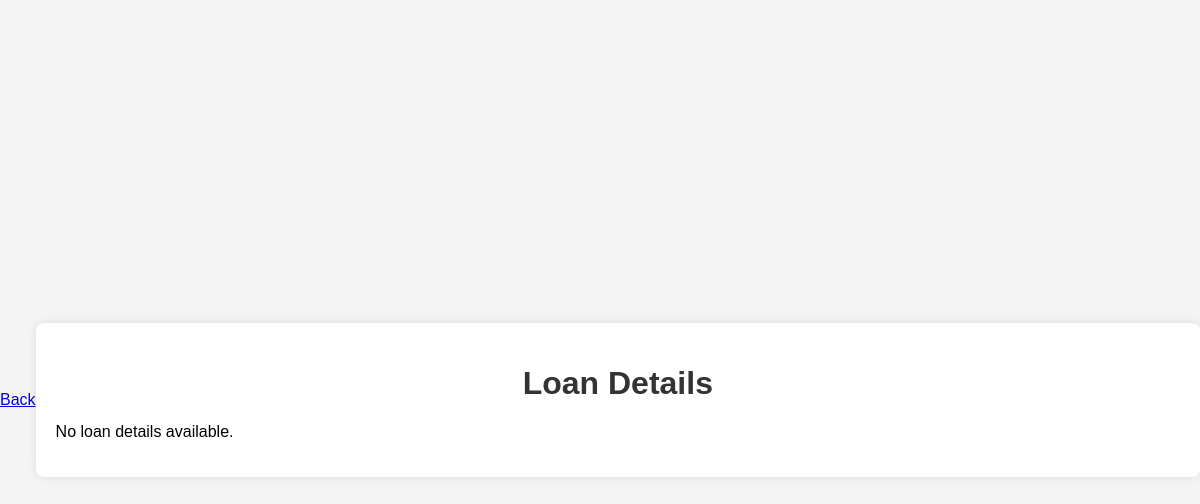
Page /loan_details/ on the earlier database version.
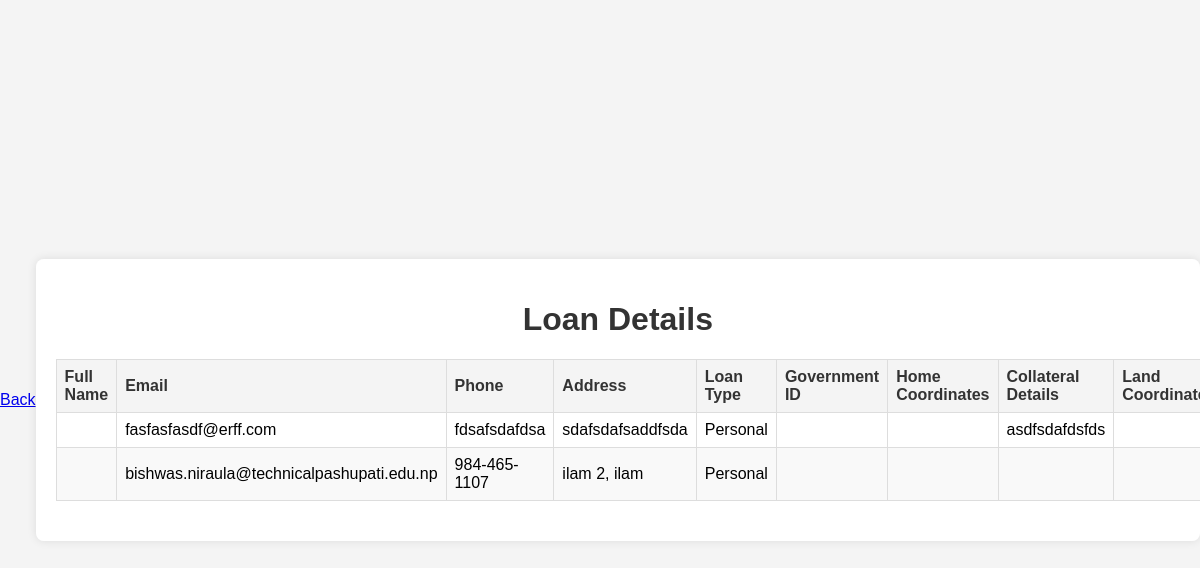
Same page on the later database version.
### recon/models.py (models this page shows, shortened)
class LoanApplication(models.Model):
    PERSONAL = 'Personal'
    INSTITUTIONAL = 'Institutional'
    LOAN_TYPE_CHOICES = [
        (PERSONAL, 'Personal'),
        (INSTITUTIONAL, 'Institutional'),
    ]
    name = models.CharField(max_length=100)
    email = models.EmailField()
    phone = models.CharField(max_length=15)
    address = models.TextField()
    loan_type = models.CharField(max_length=50, choices=LOAN_TYPE_CHOICES)
    govt_id_type = models.CharField(max_length=100)
    govt_id_number = models.CharField(max_length=100)
    govt_id_upload = models.ImageField(upload_to='govt_ids/')
    photo_capture = models.ImageField(upload_to='photos/', null=True, blank=True)
    home_coordinates = models.CharField(max_length=100)
    collateral_type = models.CharField(max_length=50)
    collateral_coordinates = models.CharField(max_length=100, null=True, blank=True)
    collateral_details = models.TextField(null=True, blank=True)

### recon/views.py (the view)
# urls.py: path('loan_details/', loan_details, name='loan_details'),
def loan_details(request):
    loans = LoanApplication.objects.all()
    return render(request, 'loan_details.html', {'loans': loans})

### recon/templates/loan_details.html (shortened to what this page needs)
{% load static %}
<!DOCTYPE html>
<html lang="en">
<head>
    <link rel="stylesheet" href="{% static 'css/loan.css' %}">
</head>
<body>
    <a href="{% url 'loan_dept' %}" class="back-button">
        Back
    </a>
    <div class="container">
        <h1>Loan Details</h1>
        {% if loans %}
            <table>
                <thead>
                    <tr>
                        <th>Full Name</th>
                        <th>Email</th>
                        <th>Phone</th>
                        <th>Address</th>
                        <th>Loan Type</th>
                        <th>Government ID</th>
                        <th>Home Coordinates</th>
                        <th>Collateral Details</th>
                        <th>Land Coordinates</th>
                    </tr>
                </thead>
                <tbody>
                    {% for loan in loans %}
                        <tr>
                            <td>{{ loan.full_name }}</td>
                            <td>{{ loan.email }}</td>
                            <td>{{ loan.phone }}</td>
                            <td>{{ loan.address }}</td>
                            <td>{{ loan.loan_type }}</td>
                            <td>{{ loan.gov_id }}</td>
                            <td>{{ loan.home_coords }}</td>
                            <td>{{ loan.collateral_details }}</td>
                            <td>{{ loan.land_coords }}</td>
                        </tr>
                    {% endfor %}
                </tbody>
            </table>
        {% else %}
            <p>No loan details available.</p>
        {% endif %}
    </div>
</body>
</html>

### recon/static/css/loan.css (style rules this page uses)
body { font-family: Arial, sans-serif; background-color: #f4f4f4; display: flex; justify-content: center; align-items: center; height: 100vh; margin: 0; }
.container { background: #fff; padding: 20px; border-radius: 8px; box-shadow: 0 0 10px rgba(0, 0, 0, 0.1); width: 100%; max-width: 600px; max-height: 90vh; overflow-y: auto; }
h1 { text-align: center; color: #333; }

### recon/templates/loan_details.html (style rules this page uses)
table { width: 100%; border-collapse: collapse; margin: 20px 0; font-size: 16px; text-align: left; }
table th, table td { border: 1px solid #ddd; padding: 8px; }
table th { background-color: #f4f4f4; color: #333; }
table tr:nth-child(even) { background-color: #f9f9f9; }
.container { padding: 20px; max-width: 1200px; margin: auto; }

Differences in the rows shown:
added LoanApplication: email "fasfasfasdf@erff.com", phone "fdsafsdafdsa", address "sdafsdafsaddfsda", loan_type "Personal", collateral_details "asdfsdafdsfds"
added LoanApplication: email "bishwas.niraula@technicalpashupati.edu.np", phone "984-465-1107", address "ilam 2, ilam", loan_type "Personal"
Other differences:
text no longer shown: "No loan details available."
text now shown: "Full Name Email Phone Address Loan Type Government ID Home Coordinates Collateral Details Land…"
